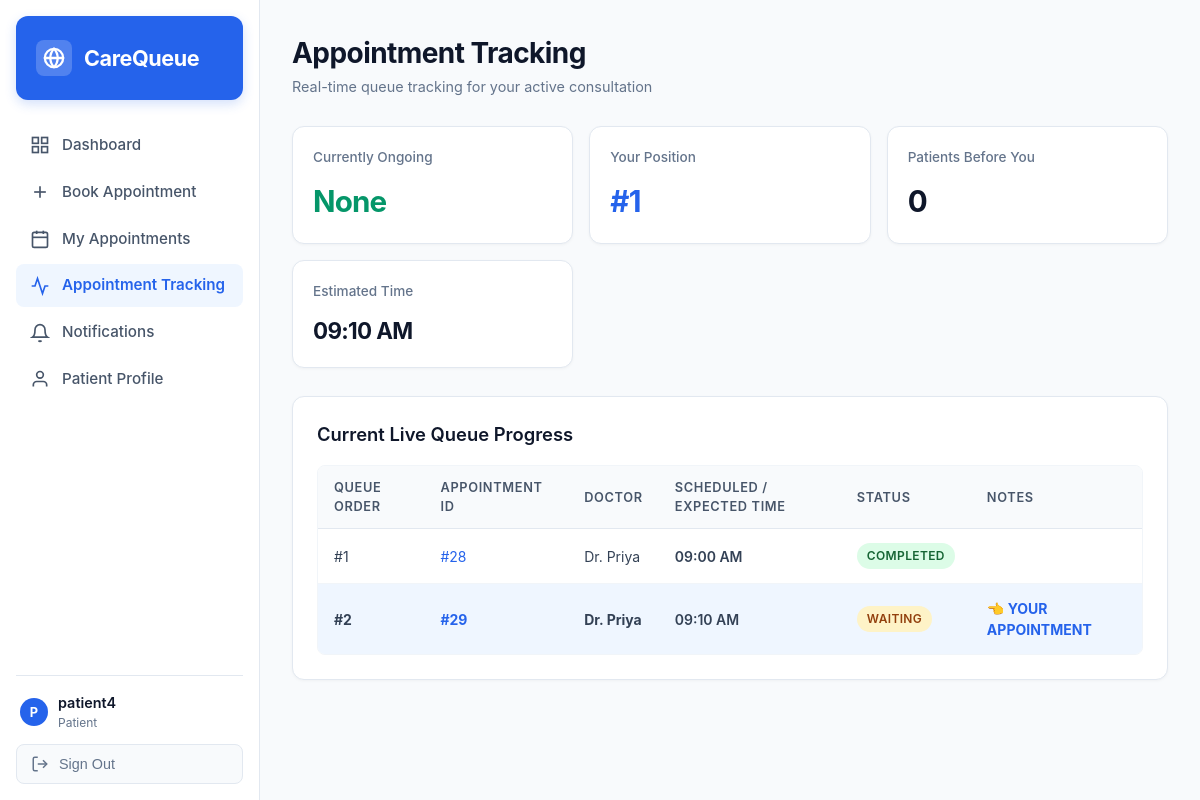
/patient/tracking/ (signed in), run on an earlier commit of the app's database.
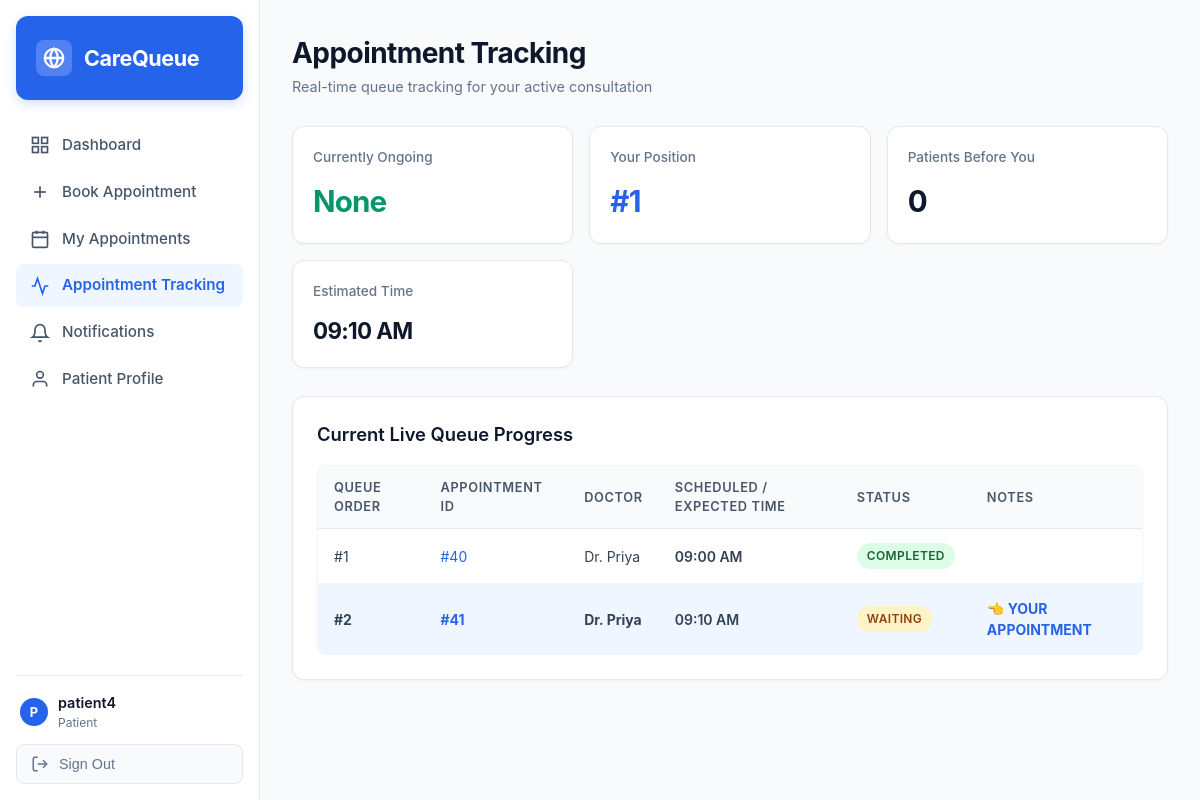
And on a later commit of the database.
### appointments/models.py (models this page shows, shortened)
class Appointment(models.Model):
    STATUS_CHOICES = [
        ('WAITING', 'Waiting'),
        ('ONGOING', 'Ongoing'),
        ('COMPLETED', 'Completed'),
        ('CANCELLED', 'Cancelled'),
    ]
    PRIORITY_CHOICES = [
        ('NORMAL', 'Normal'),
        ('EMERGENCY', 'Emergency'),
    ]
    patient = models.ForeignKey(User, on_delete=models.CASCADE, related_name='appointments')
    doctor = models.ForeignKey(Doctor, on_delete=models.CASCADE, related_name='doctor_appointments')
    appointment_date = models.DateField()
    appointment_time = models.TimeField()
    reason = models.TextField(blank=True, null=True)
    token_number = models.CharField(max_length=20, blank=True, null=True)
    status = models.CharField(max_length=20, choices=STATUS_CHOICES, default='WAITING')
    priority = models.CharField(max_length=20, choices=PRIORITY_CHOICES, default='NORMAL')
    expected_time = models.TimeField(null=True, blank=True)
    delay_minutes = models.IntegerField(default=0)
    created_at = models.DateTimeField(auto_now_add=True)
    completed_at = models.DateTimeField(null=True, blank=True)
    @property
    def display_id(self):
        return f"#{self.id}"

class Doctor(models.Model):
    user = models.OneToOneField(User, on_delete=models.SET_NULL, null=True, blank=True, related_name='doctor')
    name = models.CharField(max_length=100)
    specialization = models.CharField(max_length=100)
    average_consultation_minutes = models.IntegerField(default=10)
    available = models.BooleanField(default=True)
    available_days = models.CharField(max_length=100, default='Mon - Sat')
    available_times = models.CharField(max_length=100, default='09:00 AM - 05:00 PM')

### appointments/views.py (the view)
    @login_required
    def _wrapped(request, *args, **kwargs):
        if is_receptionist_user(request.user):
            return redirect('receptionist_dashboard')
        return view_func(request, *args, **kwargs)

### appointments/views.py (called while the page is built)
def is_receptionist_user(user):
    if not user.is_authenticated:
        return False
    if user.is_staff or user.username == 'receptionist':
        return True
    profile = getattr(user, 'profile', None)
    return profile and profile.user_type == 'RECEPTIONIST'

def patient_required(view_func):
    @login_required
    def _wrapped(request, *args, **kwargs):
        if is_receptionist_user(request.user):
            return redirect('receptionist_dashboard')
        return view_func(request, *args, **kwargs)
    return _wrapped

### templates/patient_tracking.html (shortened to what this page needs)
{% extends 'base.html' %}
{% block content %}
<div class="header-bar">
    <div class="header-title">
        <h1>Appointment Tracking</h1>
        <p>Real-time queue tracking for your active consultation</p>
    </div>
</div>
{% if active_appt %}
<div class="stats-grid">
    <div class="stat-card">
        <div class="stat-header">Currently Ongoing</div>
        <div class="stat-value" style="color: #059669;">
            {% if ongoing_appt %}{{ ongoing_appt.display_id }}{% else %}None{% endif %}
        </div>
    </div>
    <div class="stat-card">
        <div class="stat-header">Your Position</div>
        <div class="stat-value" style="color: #2563eb;">#{{ user_position }}</div>
    </div>
    <div class="stat-card">
        <div class="stat-header">Patients Before You</div>
        <div class="stat-value">{{ patients_ahead }}</div>
    </div>
    <div class="stat-card">
        <div class="stat-header">Estimated Time</div>
        <div class="stat-value" style="font-size: 1.4rem;">
            {% if active_appt.expected_time %}{{ active_appt.expected_time|time:"h:i A" }}{% else %}{{ active_appt.appointment_time|time:"h:i A" }}{% endif %}
        </div>
    </div>
</div>
<div class="card mt-20">
    <h3>Current Live Queue Progress</h3>
    <div class="table-container">
        <table class="table">
            <thead>
                <tr>
                    <th>Queue Order</th>
                    <th>Appointment ID</th>
                    <th>Doctor</th>
                    <th>Scheduled / Expected Time</th>
                    <th>Status</th>
                    <th>Notes</th>
                </tr>
            </thead>
            <tbody>
                {% for item in queue_list %}
                <tr {% if item.id == active_appt.id %}style="background-color: #eff6ff; font-weight: 700;"{% endif %}>
                    <td>#{{ forloop.counter }}</td>
                    <td style="color: #2563eb;">{{ item.display_id }}</td>
                    <td>Dr. {{ item.doctor.name }}</td>
                    <td style="font-weight: 600;">
                        {% if item.expected_time %}{{ item.expected_time|time:"h:i A" }}{% else %}{{ item.appointment_time|time:"h:i A" }}{% endif %}
                    </td>
                    <td><span class="badge status-{{ item.status|lower }}">{{ item.status }}</span></td>
                    <td>
                        {% if item.id == active_appt.id %}
                            <strong style="color: #2563eb;">👈 YOUR APPOINTMENT</strong>
                        {% elif item.priority == 'EMERGENCY' %}
                            <span class="badge status-emergency">EMERGENCY</span>
                        {% endif %}
                    </td>
                </tr>
                {% empty %}
                <tr><td colspan="6" class="text-muted" style="text-align: center; padding: 24px;">No active queue found for today.</td></tr>
                {% endfor %}
            </tbody>
        </table>
    </div>
</div>
{% endif %}
{% endblock %}

What changed in the data, as far as the page shows it:
removed Appointment: expected_time "09:10 AM", display_id "#29", doctor.name "Priya", status "WAITING", shows "👈 YOUR APPOINTMENT"
removed Appointment: display_id "#28", doctor.name "Priya", expected_time "09:00 AM", status "COMPLETED"
added Appointment: expected_time "09:10 AM", display_id "#41", doctor.name "Priya", status "WAITING", shows "👈 YOUR APPOINTMENT"
added Appointment: display_id "#40", doctor.name "Priya", expected_time "09:00 AM", status "COMPLETED"
